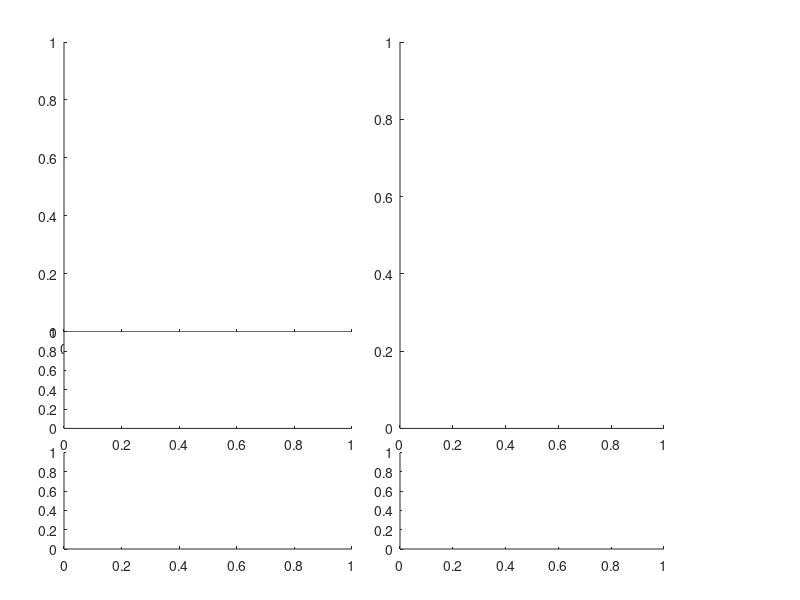

This chart was generated by the following MATLAB code: (Note: this script raises an error after producing the figure.)

cd('/home/alejandro/Paper4/')
%% FIGURE 1

clearvars -except folder
close all

% Initialize figure
figure_num = 1;
figure(figure_num); clf;

% Layout parameters
left_margin = 0.08;
width = 0.36;
horizontal_spacing = 0.06;
vertical_spacing = 0.04;
bottom_margin = 0.085;
top_margin = 0.03;
height_total = 1 - bottom_margin - top_margin - 2 * vertical_spacing;

% Set figure size (comment/uncomment to change)
set(gcf, 'color', 'w', 'position', [1759, 6, 670, 550])

% Initialize axes handles
clear handles
handles(1) = axes('position', [left_margin, bottom_margin + 1*vertical_spacing + 2*height_total/5, width, 3*height_total/5]);
handles(2) = axes('position', [left_margin, bottom_margin + 1*(vertical_spacing + height_total/5), width, height_total/5]);
handles(3) = axes('position', [left_margin, bottom_margin + 0*(vertical_spacing + height_total/5), width, height_total/5]);
handles(4) = axes('position', [left_margin + width + horizontal_spacing, bottom_margin + vertical_spacing + height_total/5, width - horizontal_spacing/2, 4*height_total/5]);
handles(5) = axes('position', [left_margin + width + horizontal_spacing, bottom_margin, width - horizontal_spacing/2, height_total/5]);

font_size = 12;
% Select dataset and load timeline data
load('./Data/Language/TIMELINE_American_3')
year_start_dataset = 1820;

% Time range for analysis
year_start = 1820;
year_end = 2019;
years = year_start:year_end;

% Extract data within selected years
smoothed_data = [TIMELINE.smoothed];
oscillations = smoothed_data((year_start - year_start_dataset + 1):(year_end - year_start_dataset + 1), :);

trends_data = [TIMELINE.trend];
trends = trends_data((year_start - year_start_dataset + 1):(year_end - year_start_dataset + 1), :);

relative_frequency = [TIMELINE.freqrel];
freq_rel = relative_frequency((year_start - year_start_dataset + 1):(year_end - year_start_dataset + 1), :);

word_list = {TIMELINE.word};

% PANEL A: Relative frequency time series
set(gcf, 'currentaxes', handles(1)); hold on

% Words to analyze
selected_words = {'time', 'work', 'god'};
word_indices = find(ismember(word_list, selected_words));

% Custom colors (can be updated)
colors = ones(3) .* [0.3; 0.5; 0.65];
x_text_offset = 1960;
highlight_color = LoadFunc.Colores('American');

% Plot frequency and trend
for i = 1:length(word_indices)
    word = word_list{word_indices(i)};
    plot(years, freq_rel(:, word_indices(i)), ...
        'linewidth', 1.5, ...
        'color', colors(i,:), ...
        'displayname', word)

    trend_plot = plot(years, trends(:, word_indices(i)), ...
        'linewidth', 1.25, ...
        'color', highlight_color);

    nomuestranlegend(trend_plot);
end

ylabel('Relative word usage')
xticklabels({})
xlim([year_start, year_end + 1])
xticks(year_start:40:2020)
ylim([0E-3, 1.75E-3])
yticks((0.4:0.4:2) * 1E-3)
set(gca, 'YGrid', 'off', 'XGrid', 'on', 'fontsize', font_size)
box on

% Add labels near curves
text(1940, 1.57e-3, 'time', 'fontsize', 10)
text(1940, 0.96e-3, 'work', 'fontsize', 10)
text(1940, 0.3e-3, 'god', 'fontsize', 10)

% PANEL B: Oscillations
set(gcf, 'currentaxes', handles(2)); hold on

colors = ones(3) .* [0.4; 0.6; 0.7];
for i = 1:length(word_indices)
    signal = oscillations(:, word_indices(i)) - mean(oscillations(:, word_indices(i)));
    plot(years, signal, 'linewidth', 1.5, ...
        'color', colors(i,:), ...
        'displayname', word_list{word_indices(i)})
end

xticklabels({})
ylabel('Oscillations')
xlim([year_start, year_end + 1])
xticks(year_start:40:2020)
set(gca, 'YGrid', 'off', 'XGrid', 'on', 'fontsize', font_size, 'ytick', [])
ylim([-2, 2] * 1E-4)
box off

% Add vertical borders
y_lims = ylim;
x_lims = xlim;
line([x_lims(2) x_lims(2)], [y_lims(1), y_lims(2)*1.01], 'Color', 'k', 'LineWidth', 0.5)
line([x_lims(1) x_lims(1)], [y_lims(1), y_lims(2)*1.01], 'Color', 'k', 'LineWidth', 0.5)

% PANEL C: GDP growth
set(gcf, 'currentaxes', handles(3))

load('./Data/Econo/SerieParaGranger', 'GrowthGDPFiltrada', 'anios', 'GrowthGDPCruda')
valid_years = anios < 2020;
plot(anios(valid_years), GrowthGDPCruda(valid_years), 'k', 'linewidth', 1.5)

xlim([year_start, year_end + 1])
xticks(year_start:40:2020)
set(gca, 'YGrid', 'off', 'XGrid', 'on', 'fontsize', font_size)
yticklabels({})
ylabel('GDP rate')
xlabel('Year')
box on

% PANEL D: Word spectrum across languages
set(gcf, 'currentaxes', handles(4)); hold on

load('./Data/Language/DataLPCAll_50')
period_range = [1/200, 1/5];
languages_order = {'COHA', 'American', 'British', 'German', 'French', 'Spanish', 'Italian'};
vertical_offsets = [4.3, 2, 0, -1, -2, -3, -4];

for i = 1:length(languages_order)
    lang = languages_order{i};
    color = LoadFunc.Colores(lang);
    mask = ismember({M.base}, lang);

    if isfield(M, 'xLPC')
        freq = M(mask).xLPC;
        power = M(mask).yLPC;
    else
        freq = M(mask).xtrend;
        power = M(mask).ytrend;
    end

    plot(1 ./ freq, power + vertical_offsets(i), ...
        'color', color, ...
        'linewidth', 2.1, ...
        'displayname', lang)
end

set(gca, 'ycolor', 'k', 'fontsize', font_size, ...
         'ytick', [], 'xscale', 'log')
xlim([5, 50])
xticks(sort([50, 30, 18, 12, 9, 6, 5]))
xticklabels({})
ylim([-4, 5.75])
ylabel('Spectral power (arb. units)')
grid on
box on

% Reference vertical lines (periods)
ref_lines = [12, 9];
for val = ref_lines
    pp = line([val val], ylim, 'linestyle', '--', 'color', [0.5 0.5 0.5]);
    nomuestranlegend(pp);
end

legend({}, 'location', 'south', 'Box', 'off', 'EdgeColor', 'none', ...
       'position', [0.84, 0.3, 0.1594, 0.174]);

% PANEL E: GDP spectrum
set(gcf, 'currentaxes', handles(5)); hold on

load('./Data/Econo/SerieParaGranger', 'GrowthGDPCruda', 'anios')
[freqs, spectrum] = HaceLPC(GrowthGDPCruda, 50, 1, 512);
spectrum_normalized = spectrum / 10;

plot(1 ./ freqs, spectrum_normalized + 5.5, ...
    'color', 'k', ...
    'linewidth', 2, ...
    'displayname', 'GDP')

for val = ref_lines
    pp = line([val val], ylim, 'linestyle', '--', 'color', [0.5 0.5 0.5]);
    nomuestranlegend(pp);
end

xlim([5, 50])
xticks(sort([50, 30, 18, 12, 9, 6, 5]))
xlabel('Period (years)')
set(gca, 'ycolor', 'k', 'fontsize', font_size, 'ytick', [], 'xscale', 'log')
grid on
box on
ylim([4.5, 6.6])

% Panel Labels: Add "a", "b", ...
AxesH = axes('Parent', gcf, ...
    'Units', 'normalized', ...
    'Position', [0, 0, 1, 1], ...
    'Visible', 'off', ...
    'XLim', [0, 1], ...
    'YLim', [0, 1], ...
    'NextPlot', 'add');

panel_labels = 'abc';
for panel_idx = 1:2
    if panel_idx == 1
        pos = get(handles(panel_idx), 'position');
    else
        pos = get(handles(panel_idx + 2), 'position');
    end

    if panel_idx == 2
        x_label_pos = pos(1) - 0.025;
    else
        x_label_pos = pos(1) - 0.08;
    end

    y_label_pos = pos(2) + pos(4) + 0.04;
    text(x_label_pos, y_label_pos, panel_labels(panel_idx), 'fontsize', 20)
end

% Save figure
print_pdf('./figs/FiguraIntro2.pdf',gcf)
% exportgraphics(gcf, './figs/FiguraIntro.pdf', 'ContentType', 'vector')


%% Figure 2: Community size distribution and wordclouds
clear all
close all

figure_num = 2;
figure(figure_num); clf
set(gcf, 'color', 'w', 'position', [10, 100, 1374, 757])

clear handles
handles = nan(19, 1);

% Main panel
left_margin = 0.06;
main_width = 0.31;
horizontal_spacing = 0.02;
bottom_margin = 0.1;
main_height = 0.85;
handles(1) = axes('position', [left_margin, bottom_margin, main_width, main_height]);

% Wordcloud + oscillation subpanels
small_width = 0.18;
small_height = 0.23;
start_x = 0.38;
start_y = 0.75;
vertical_spacing = 0.09;
for j = 1:9
    handles(j + 1) = axes('position', ...
        [start_x + mod(j-1,3)*(small_width + horizontal_spacing), ...
         start_y + floor((j-1)/3)*(-small_height - vertical_spacing), ...
         small_width, small_height]);

    handles(j + 10) = axes('position', ...
        [start_x + mod(j-1,3)*(small_width + horizontal_spacing), ...
         start_y + floor((j-1)/3)*(-small_height - vertical_spacing) - small_height*0.28, ...
         small_width, small_height*0.6]);
end

% Main panel: community size distributions
font_size = 16;
gamma = 1.18;
window_width = 199;
corpora = {'COHA', 'British', 'German', 'French', 'Spanish', 'Italian', 'American'};

pp = [];
for i = 1:length(corpora)
    corpus = corpora{i};
    color = LoadFunc.Colores(corpus);

    load(sprintf('./Data/Language/TIMELINE_%s_3', corpus))
    load(sprintf('./Data/Language/Partitions/Particion_%s_3', corpus))

    set(gcf, 'currentaxes', handles(1)); hold on

    Part = SS([SS.ancho] == window_width).todo;
    Part = Part([Part.gamma] == gamma).Particion;

    community_sizes = calcularTamanosComunidadesPorTiempo(Part);
    community_sizes = sort(community_sizes, 'descend');

    pp(end+1) = plot(1:length(community_sizes), community_sizes, '-o', ...
        'linewidth', 2, ...
        'color', color, ...
        'displayname', corpus, ...
        'markerfacecolor', color);

    % Power law fit on top 100
    x_fit = log10(1:length(community_sizes));
    y_fit = log10(community_sizes);
    keep = (1:length(community_sizes)) <= 100;
    x_fit = x_fit(keep);
    y_fit = y_fit(keep);

    params = polyfitn(x_fit, y_fit, 1);
    slope = params.Coefficients(1);
    intercept = params.Coefficients(2);
    r_squared = params.R2;

    fprintf('%s. Slope = %1.3f +/- %1.3f - R² = %1.3f\n', ...
        corpus, slope, params.ParameterStd(2), r_squared)
end

set(gca, 'xscale', 'log', 'yscale', 'log', 'fontsize', font_size)
xlabel('Rank')
ylabel('Community size')
legend(pp([1 7 2:6]), 'location', 'southwest')%, 'Box', 'off', 'EdgeColor', 'none')
legend boxoff
legend({},'Edgecolor','none')
xlim([1 500])
ylim([5 400])
yticks(10.^(0:3))
yticklabels({'', '10^1', '10^2', '10^3'})
grid on
box on

% Wordclouds and oscillations for selected communities
corpus = 'American';
color = LoadFunc.Colores(corpus);
load(sprintf('./Data/Language/TIMELINE_%s_3', corpus))
load(sprintf('./Data/Language/Partitions/Particion_%s_3', corpus))

Part = SS([SS.ancho] == window_width).todo;
Part = Part([Part.gamma] == gamma).Particion;
community_sizes = calcularTamanosComunidadesPorTiempo(Part);
[community_sizes, sorted_indices] = sort(community_sizes, 'descend');

selected_comms = [1 2 3 5 6 13 22 26 37];
max_words = 100;
year_start = 1820;
year_end = 2019;
counter = 1;

for comm_idx = selected_comms
    is_in_comm = Part == sorted_indices(comm_idx);
    
    % Wordcloud panel
    set(gcf, 'currentaxes', handles(counter + 1));
    set(gca, 'Color', 'none')

    words = {TIMELINE(is_in_comm).word};
    freqs = [TIMELINE(is_in_comm).tot] / max([TIMELINE(is_in_comm).tot]);
    wc_colors = repmat([0 0 0], [length(words) 1]);

    h = wordcloud(words, freqs, 'maxdisplaywords', max_words, 'shape', 'oval', 'color', wc_colors);
    handles(counter + 1) = h;
    uistack(handles(counter + 1), 'bottom');

    % Oscillation panel
    set(gcf, 'currentaxes', handles(counter + ceil(length(handles)/2))); hold on
    osc_data = [TIMELINE(is_in_comm).smoothed];
    osc_data = osc_data - mean(osc_data);

    if ismember(comm_idx, [1 3 13 22 26 37])
        % Remove dominant oscillations for clarity
        [~, max_col] = max(max(abs(osc_data)));
        osc_data(:, max_col) = [];
        if comm_idx == 22
            [~, max_col] = max(max(abs(osc_data)));
            osc_data(:, max_col) = [];
        end
    end

    for col = 1:size(osc_data, 2)
        h = plot(year_start:year_end, osc_data(:, col));
        h.Color = [h.Color 0.3];  % Add 30% opacity
    end

    box off
    ylim([-1, 1] * max(abs(ylim)))
    xlim([1819, 2020])
    xticks(1820:40:2020)
    set(gca, 'TickLength', [0.02, 0.02], ...
             'ytick', [], ...
             'ycolor', 'w', ...
             'color', 'none', ...
             'xticklabels', [])

    if comm_idx == 26
        xlabel('Year', 'fontsize', 16);
        xt = get(gca, 'XTick');
        for i = 1:length(xt)
            text(xt(i), ylim(gca) * [1; 0] + 0.23 * range(ylim(gca)), ...
                num2str(xt(i)), ...
                'HorizontalAlignment', 'center', ...
                'VerticalAlignment', 'top');
        end
    end

    counter = counter + 1;

    % Highlight selected community in main plot
    set(gcf, 'currentaxes', handles(1));
    pp = scatter(comm_idx, community_sizes(comm_idx), 200, color, 'filled');
    nomuestranlegend(pp);
    text(comm_idx, community_sizes(comm_idx), num2str(comm_idx), ...
        'Color', 'w', ...
        'HorizontalAlignment', 'center', ...
        'FontSize', 10, ...
        'FontWeight', 'bold')
end

% Overlay text labels for wordclouds
AxesH = axes('Parent', gcf, ...
    'Units', 'normalized', ...
    'Position', [0, 0, 1, 1], ...
    'Visible', 'off', ...
    'XLim', [0, 1], ...
    'YLim', [0, 1], ...
    'NextPlot', 'add');

for i = 1:length(selected_comms)
    pos = get(handles(i + ceil(length(handles)/2)), 'position');
    x_pos = pos(1) + 0.01;
    y_pos = pos(2) + 0.28;
    pp = scatter(x_pos, y_pos, 200, LoadFunc.Colores('American'), 'filled');
    nomuestranlegend(pp);
    text(x_pos, y_pos, num2str(selected_comms(i)), ...
        'fontsize', 10, ...
        'fontweight', 'bold', ...
        'color', 'w', ...
        'horizontalalignment', 'center', ...
        'verticalalignment', 'middle');
end

% Export figure
% exportgraphics(gcf, './figs/FiguraComs.pdf', 'ContentType', 'vector')
print_pdf('./figs/FiguraComs2.pdf',gcf)

%% Figure 3: Histogram by corpus and semantic domain
clearvars -except folder
close all

figure_num = 3;
figure(figure_num); clf
clear handles

set(gcf, 'color', 'w', 'position', [1628, 125, 840, 450])

% Layout settings
left_margin = 0.07;
right_margin = 0.02;
bottom_margin = 0.08;
top_margin = 0.07;
horizontal_spacing = 0.08;
width = 1 - left_margin - right_margin - horizontal_spacing;
height = 1 - bottom_margin - top_margin;

% Axes for panels A and B
handles(1) = axes('position', [left_margin, bottom_margin, width/3, height]);
handles(2) = axes('position', [left_margin + width/3 + horizontal_spacing, bottom_margin, 2*width/3, height]);

font_size = 12;
colors = lines(4);
colors(3,:) = colors(4,:);
colors(4,:) = [];

% PANEL A: By corpus
set(gcf, 'currentaxes', handles(1)); hold on
load('./Data/Econo/DataFig3_Bases')

labels = {Results.Base};
LcE   = ([Results.LcE] / length(lags));
Feed  = ([Results.Feed] / length(lags));
EcL   = ([Results.EcL] / length(lags));
None  = ([Results.Nada] / length(lags));
n_communities = sum([Results.Cuantas]);

fprintf('W → E: %1.1f%%\n', sum(LcE) / n_communities * 100)
fprintf('Bidirectional: %1.1f%%\n', sum(Feed) / n_communities * 100)
fprintf('E → W: %1.1f%%\n', sum(EcL) / n_communities * 100)
fprintf('Unrelated: %1.1f%%\n', sum(None) / n_communities * 100)

data = [LcE', Feed', EcL'];

b = bar(data, 'stacked', 'edgecolor', 'none');
b(1).FaceColor = colors(1,:);
b(2).FaceColor = colors(3,:);
b(3).FaceColor = colors(2,:);

bar([Results.Cuantas], 'stacked', 'edgecolor', 'k', 'facecolor', 'none');

xticks(1:length(labels));
for i = 1:length(labels)
    label = labels{i};
    count = Results(i).Cuantas;
    label_with_count = sprintf('%s (%i)', label, count);
    text(i, Results(i).Cuantas + 1, label_with_count, 'rotation', 90, 'fontsize', font_size)
end

xticklabels({});
xlabel('Language')
ylabel('Community count');
xlim([0.5, length(labels) + 0.7])
ylim([0, 43])
set(gca, 'fontsize', font_size)
box on

% PANEL B: By semantic domain
load('./Data/Econo/DataFig3_Campos', 'CampMain', 'lags', 'orden')
set(gcf, 'currentaxes', handles(2)); hold on

[~, order_indices] = ismember(orden, {CampMain.campo});
labels = {CampMain(order_indices).campo};

LcE   = [CampMain(order_indices).LcE] / length(lags) * 100;
Feed  = [CampMain(order_indices).Feed] / length(lags) * 100;
EcL   = [CampMain(order_indices).EcL] / length(lags) * 100;

nada = zeros(size(Feed));
data = [nada', Feed', EcL', LcE'];

b = bar(data, 'stacked', 'edgecolor', 'none');
colors = lines(4);
b(2).FaceColor = colors(4,:);
b(3).FaceColor = colors(2,:);
b(4).FaceColor = colors(1,:);
b(1).FaceColor = [1, 1, 1];
b(1).EdgeColor = [0, 0, 0];

xticks(1:length(labels));
for i = 1:length(labels)
    label = labels{i};
    count = CampMain(strcmp({CampMain.campo}, label)).count;
    label_with_count = sprintf('%s (%i)', label, count);
    text(i, sum(data(i,:)) + 2, label_with_count, 'rotation', 90, 'fontsize', font_size)
end

xticklabels('');
xlabel('Semantic domain')
legend([b(3), b(2), b(4), b(1)], ...
    {'E → W', 'W ↔ E', 'W → E', 'W     E'}, ...
    'location', 'northwest');

ylabel('Lag percentage')
xlim([0.5, length(labels) + 0.7])
ylim([0, 95])
set(gca, 'fontsize', font_size)
box on

% Panel labels ("a", "b")
AxesH = axes('Parent', gcf, ...
    'Units', 'normalized', ...
    'Position', [0, 0, 1, 1], ...
    'Visible', 'off', ...
    'XLim', [0, 1], ...
    'YLim', [0, 1], ...
    'NextPlot', 'add');
labels_ab = 'ab';
for i = 1:length(labels_ab)
    pos = get(handles(i), 'position');
    x_label = pos(1) - 0.055;
    y_label = pos(2) + pos(4) + 0.04;
    text(x_label, y_label, labels_ab(i), 'fontsize', 20)
end

% Export
% exportgraphics(gcf, './figs/FiguraHistBasesSem.pdf', 'ContentType', 'vector')
print_pdf('./figs/FiguraHistBasesSem2.pdf',gcf)

%% Figure 4: Individual fits and Hopf bifurcation
clear all
close all

figure_num = 3;
figure(figure_num); clf
clear handles

set(gcf, 'color', 'w', 'position', [100, 125, 900, 481])

% Axes layout
left_margin = 0.07;
width_main = 0.395;
horizontal_spacing = 0.015;
vertical_spacing = 0.04;
bottom_margin = 0.12;
height_main = 0.7;

handles(1) = axes('position', [left_margin, bottom_margin, width_main, height_main]); % scatter r vs tau
handles(2) = axes('position', [left_margin + width_main, bottom_margin, width_main/4, height_main]); % tau hist
handles(3) = axes('position', [left_margin, bottom_margin + height_main, width_main, height_main/4]); % r hist

% 3 panels for individual fits
hfit_height = (height_main - 2*vertical_spacing)/3;
for i = 1:3
    handles(3 + i) = axes('position', ...
        [left_margin + width_main*5/4 + horizontal_spacing, ...
         bottom_margin + (3 - i)*(hfit_height + vertical_spacing), ...
         width_main, hfit_height]);
end

rmin = 0.1; rmax = 2.5;
taumin = 0.5; taumax = 12;
font_size = 12;
years = 1820:2019;

set(gcf, 'currentaxes', handles(1)); hold on

% Add images (amortiguado & hopf)
image_dir = './figs/AuxImgs/';
axes('position', [.09, .169, .11, .16]);
I = importdata([image_dir 'Imagen1.png']);
h = image(I.cdata);
set(gca, 'xcolor', 'none', 'ycolor', 'none', 'color', 'none')
set(h, 'AlphaData', I.alpha);

axes('position', [.25, .4, .11, .16]);
I = importdata([image_dir 'Imagen3.png']);
h = image(I.cdata);
set(gca, 'xcolor', 'none', 'ycolor', 'none', 'color', 'none')
set(h, 'AlphaData', I.alpha);

% Plot r vs tau scatter and marginals
transparency = 0.3;
selected_corpora = {'COHA', 'German', 'Spanish'};
selected_words = {'body', 'aufmerksamkeit', 'crítico'};

for i = 1:length(selected_corpora)
    corpus = selected_corpora{i};
    word = selected_words{i};
    color = LoadFunc.Colores(corpus);

    load(sprintf('./Data/Language/TIMELINE_%s_3', corpus))
    load(sprintf('./Data/Language/Fits/%sFitsAnalisis2', corpus))

    ratio = [M.RazonSuma];
    Params = [M.ParamsSuma];
    valid = ratio > 0.75 & ratio < 4/3;

    rs_fit = Params(1, valid);
    taus_fit = Params(2, valid);
    M2 = M(valid);

    % Main scatter r vs tau
    set(gcf, 'currentaxes', handles(1))
    scatter(rs_fit, taus_fit, 30, color, 'filled', ...
        'MarkerFaceAlpha', transparency, ...
        'MarkerEdgeAlpha', transparency, ...
        'displayname', corpus)
    xlabel('Growth rate r (1/years)', 'fontsize', font_size)
    ylabel('Delay \tau (years)', 'fontsize', font_size)
    xlim([rmin rmax])
    ylim([taumin taumax])
    xticks(0.5:0.5:rmax)
    yticks(2:2:taumax)
    box on
    legend({},'EdgeColor', 'none')

    % Summary stats
    fprintf('%s r = %1.4f ± %1.4f\n', corpus, mean(rs_fit), std(rs_fit))
    fprintf('%s tau = %1.4f ± %1.4f\n', corpus, mean(taus_fit), std(taus_fit))
    fprintf('%s valid: %1.1f%%\n', corpus, length(M2)/length(M)*100)

    % Tau histogram
    set(gcf, 'currentaxes', handles(2)); hold on
    bins = linspace(taumin, taumax * 1.01, 15);
    [counts, edges] = histcounts(taus_fit, bins);
    edges = edges(2:end) - diff(edges(1:2))/2;
    xq = linspace(edges(1), edges(end), 1000);
    plot(spline(edges, counts, xq), xq, 'color', color, 'linewidth', 2)
    fill(spline(edges, counts, xq), xq, color, 'FaceAlpha', 0.3, 'edgecolor', color)
    set(gca, 'xtick', [], 'ytick', [], 'xcolor', 'w')
    ylim([taumin taumax])

    % r histogram
    set(gcf, 'currentaxes', handles(3)); hold on
    bins = linspace(rmin, rmax * 1.01, 15);
    [counts, edges] = histcounts(rs_fit, bins);
    edges = edges(2:end) - diff(edges(1:2))/2;
    xq = linspace(edges(1), edges(end), 1000);
    plot(xq, spline(edges, counts, xq), 'color', color, 'linewidth', 2)
    area(xq, spline(edges, counts, xq), 'FaceColor', color, 'FaceAlpha', 0.3, 'EdgeColor', color)
    set(gca, 'xtick', [], 'ytick', [], 'ycolor', 'w')
    xlim([rmin rmax])

    % Individual fit plot
    set(gcf, 'currentaxes', handles(3 + i)); hold on
    indw = find(ismember({TIMELINE.word}, word));
    series = TIMELINE(indw).trend + TIMELINE(indw).smoothed;
    plot(years, series, 'k', 'linewidth', 1.5, 'displayname', 'Experimental')

    indm2 = find(ismember({M2.word}, word));
    plot(years, M2(indm2).SolSuma, 'color', color, 'linewidth', 1.5, 'displayname', 'Model')
    xlim([years(1)-1, years(end)+1])
    xticks(1820:40:2020)
    set(gca, 'xgrid', 'on', 'ygrid', 'on', 'fontsize', font_size)
    box on

    if i == 1
        xticklabels({})
        ylim([1.5 6]*1E-4)
        yticks([2 5]*1E-4)
        yticklabels([2 5])
        text(1820, 6.4E-4, 'x10^{-4}', 'fontsize', font_size-1)
    elseif i == 2
        xticklabels({})
        yticks([4 7]*1E-5)
        yticklabels([4 7])
        ylabel('Word usage', 'fontsize', font_size)
        text(1820, 8.42E-5, 'x10^{-5}', 'fontsize', font_size-1)
    else
        ylim([0 3.2]*1E-5)
        yticks([1 3]*1E-5)
        yticklabels([1 3])
        text(1820, 3.5E-5, 'x10^{-5}', 'fontsize', font_size-1)
        xlabel('Year')
    end
end

% Add Hopf bifurcation curves
set(gcf, 'currentaxes', handles(1))
xx = 0:0.01:rmax;
plot(xx, 4 ./ xx, 'k', 'linewidth', 1.5, 'HandleVisibility', 'off');
plot(xx, 8 ./ (27 .* xx), 'k', 'linewidth', 1.5, 'HandleVisibility', 'off');

% Mark selected points
for i = 1:length(selected_corpora)
    corpus = selected_corpora{i};
    word = selected_words{i};
    color = LoadFunc.Colores(corpus);
    load(sprintf('./Data/Language/Fits/%sFitsAnalisis2', corpus))
    ratio = [M.RazonSuma];
    valid = ratio > 0.75 & ratio < 4/3;
    M2 = M(valid);
    indm2 = find(ismember({M2.word}, word));
    params = M2(indm2).ParamsSuma;
    scatter(params(1), params(2), 50, color, 'filled',...
        'MarkerEdgeColor', 'k', 'HandleVisibility', 'off');
end
set(gca, 'fontsize', font_size)

% Panel labels
AxesH = axes('Parent', gcf, ...
  'Units', 'normalized', ...
  'Position', [0, 0, 1, 1], ...
  'Visible', 'off', ...
  'XLim', [0, 1], ...
  'YLim', [0, 1], ...
  'NextPlot', 'add');

labels = 'ab';
for i = 1:length(labels)
    pos = get(handles(i), 'position');
    if i == 2
        x_pos = pos(1) + 0.075;
    else
        x_pos = pos(1) - 0.03;
    end
    y_pos = pos(2) + pos(4) + 0.06;
    text(x_pos, y_pos, labels(i), 'fontsize', 20)
end

% Export
% exportgraphics(gcf, './figs/FiguraHopf.pdf', 'ContentType', 'vector')
print_pdf('./figs/FiguraHopf2.pdf',gcf)


%% Figure 4: Individual fits and Hopf bifurcation. version 2
clear all
close all

figure_num = 3;
figure(figure_num); clf
clear handles

set(gcf, 'color', 'w', 'position', [100, 125, 900, 481])

% Axes layout
left_margin = 0.07;
width_main = 0.395;
horizontal_spacing = 0.015;
vertical_spacing = 0.04;
bottom_margin = 0.12;
height_main = 0.7;

handles(1) = axes('position', [left_margin, bottom_margin, width_main, height_main]); % scatter r vs tau
handles(2) = axes('position', [left_margin + width_main, bottom_margin, width_main/4, height_main]); % tau hist
handles(3) = axes('position', [left_margin, bottom_margin + height_main, width_main, height_main/4]); % r hist

% 3 panels for individual fits
hfit_height = (height_main - 2*vertical_spacing)/3;
for i = 1:3
    handles(3 + i) = axes('position', ...
        [left_margin + width_main*5/4 + horizontal_spacing, ...
         bottom_margin + (3 - i)*(hfit_height + vertical_spacing), ...
         width_main, hfit_height]);
end

rmin = 0.1; rmax = 2.5;
taumin = 0.5; taumax = 12;
font_size = 12;
years = 1820:2019;

set(gcf, 'currentaxes', handles(1)); hold on

% Add images (amortiguado & hopf)
image_dir = './figs/AuxImgs/';
axes('position', [.09, .169, .11, .16]);
I = importdata([image_dir 'Imagen1.png']);
h = image(I.cdata);
set(gca, 'xcolor', 'none', 'ycolor', 'none', 'color', 'none')
set(h, 'AlphaData', I.alpha);

axes('position', [.25, .4, .11, .16]);
I = importdata([image_dir 'Imagen3.png']);
h = image(I.cdata);
set(gca, 'xcolor', 'none', 'ycolor', 'none', 'color', 'none')
set(h, 'AlphaData', I.alpha);

selected_corpora = {'COHA', 'German', 'Spanish'};
rs_all = [];
taus_all = [];
colores = [];
for i = 1:length(selected_corpora)
    corpus = selected_corpora{i};
    color = LoadFunc.Colores(corpus);

    load(sprintf('./Data/Language/TIMELINE_%s_3', corpus))
    load(sprintf('./Data/Language/Fits/FitsAnalisis%sBest2', corpus))

    Params = [M.params];
    rs_fit = Params(1, :);
    taus_fit = Params(2, :);
    
    near_hopf = taus_fit<=5./rs_fit & taus_fit>=3./rs_fit; 
    Value = [M.valor];
    valid = true(1,length(M));
%     valid = Value>=quantile(Value,0.8);

    rs_all(end+1:end+sum(valid)) = Params(1, valid);
    taus_all(end+1:end+sum(valid)) = Params(2, valid);
    color = repmat(color,[sum(valid) 1]);
    colores = [colores;color];
    
    %Summary stats
    fprintf('%s r = %1.4f ± %1.4f\n', corpus, mean(Params(1, valid)), std(Params(1, valid)))
    fprintf('%s tau = %1.4f ± %1.4f\n', corpus, mean(Params(2, valid)), std(Params(2, valid)))
    fprintf('%s near hopf: %1.1f%%\n', corpus, sum(near_hopf)/length(M)*100)

end

% Plot r vs tau scatter and marginals
transparency = 0.1;
dotsize = 20;
azar = randperm(length(rs_all));
ruido = 0.95+(1.05-0.95).*rand(1,length(rs_all));
% azar = 1:length(rs_fit);

% Main scatter r vs tau
set(gcf, 'currentaxes', handles(1))
scatter(rs_all(azar).*ruido, taus_all(azar).*ruido, dotsize,...
    colores(azar,:), 'filled', ...
    'MarkerFaceAlpha', transparency, ...
    'MarkerEdgeAlpha', transparency, ...
    'HandleVisibility', 'off')
for i = 1:length(selected_corpora)
    corpus = selected_corpora{i};
    color = LoadFunc.Colores(corpus);
    scatter(0, 0, dotsize, color, 'filled', ...
        'displayname', corpus)
end
xlabel('Growth rate r (1/years)', 'fontsize', font_size)
ylabel('Delay \tau (years)', 'fontsize', font_size)
xlim([rmin rmax])
ylim([taumin taumax])
xticks(0.5:0.5:rmax)
yticks(2:2:taumax)
box on
legend({},'EdgeColor', 'none')

% Add Hopf bifurcation curves
xx = 0:0.01:rmax;
plot(xx, 4 ./ xx, 'k', 'linewidth', 1.5, 'HandleVisibility', 'off');
plot(xx, 8 ./ (27 .* xx), 'k', 'linewidth', 1.5, 'HandleVisibility', 'off');


selected_words = {'body', 'aufmerksamkeit', 'crítico'};

for i = 1:length(selected_corpora)
    corpus = selected_corpora{i};
    word = selected_words{i};
    color = LoadFunc.Colores(corpus);

    load(sprintf('./Data/Language/TIMELINE_%s_3', corpus))
    load(sprintf('./Data/Language/Fits/FitsAnalisis%sBest2', corpus))

    Params = [M.params];
    valid = true(1,length(M));

    rs_fit = Params(1, valid);
    taus_fit = Params(2, valid);

    % Tau histogram
    set(gcf, 'currentaxes', handles(2)); hold on
    bins = linspace(taumin, taumax * 1.01, 15);
    [counts, edges] = histcounts(taus_fit, bins);
    edges = edges(2:end) - diff(edges(1:2))/2;
    xq = linspace(edges(1), edges(end), 1000);
    xq = linspace(taumin, taumax, 1000);
    plot(spline(edges, counts, xq), xq, 'color', color, 'linewidth', 2)
    fill(spline(edges, counts, xq), xq, color, 'FaceAlpha', 0.3, 'edgecolor', color)
    set(gca, 'xtick', [], 'ytick', [], 'xcolor', 'w')
    ylim([taumin taumax])
    xlim([30 2080])

    % r histogram
    set(gcf, 'currentaxes', handles(3)); hold on
    bins = linspace(rmin, rmax * 1.01, 15);
    [counts, edges] = histcounts(rs_fit, bins);
    edges = edges(2:end) - diff(edges(1:2))/2;
    xq = linspace(edges(1), edges(end), 1000);
    xq = linspace(rmin, 3, 1000);
    plot(xq, spline(edges, counts, xq), 'color', color, 'linewidth', 2)
    area(xq, spline(edges, counts, xq), 'FaceColor', color, 'FaceAlpha', 0.3, 'EdgeColor', color)
    set(gca, 'xtick', [], 'ytick', [], 'ycolor', 'w')
    xlim([rmin+.06 rmax-.05])

    % Individual fit plot
    set(gcf, 'currentaxes', handles(3 + i)); hold on
    indw = find(ismember({TIMELINE.word}, word));
    series = TIMELINE(indw).trend + TIMELINE(indw).smoothed;
    plot(years, series, 'k', 'linewidth', 1.5, 'displayname', 'Experimental')

    indm = find(ismember({M.word}, word));
    plot(years, M(indm).sol, 'color', color, 'linewidth', 1.5, 'displayname', 'Model')
    xlim([years(1)-1, years(end)+1])
    xticks(1820:40:2020)
    set(gca, 'xgrid', 'on', 'ygrid', 'on', 'fontsize', font_size)
    box on

    if i == 1
        xticklabels({})
        ylim([1.5 6]*1E-4)
        yticks([2 5]*1E-4)
        yticklabels([2 5])
        text(1820, 6.4E-4, 'x10^{-4}', 'fontsize', font_size-1)
    elseif i == 2
        xticklabels({})
        yticks([4 7]*1E-5)
        yticklabels([4 7])
        ylabel('Word usage', 'fontsize', font_size)
        text(1820, 8.42E-5, 'x10^{-5}', 'fontsize', font_size-1)
    else
        ylim([0 3.2]*1E-5)
        yticks([1 3]*1E-5)
        yticklabels([1 3])
        text(1820, 3.5E-5, 'x10^{-5}', 'fontsize', font_size-1)
        xlabel('Year')
    end
end

% Mark selected points
set(gcf, 'currentaxes', handles(1))
for i = 1:length(selected_corpora)
    corpus = selected_corpora{i};
    word = selected_words{i};
    color = LoadFunc.Colores(corpus);
    load(sprintf('./Data/Language/Fits/FitsAnalisis%sBest2', corpus))
    valid = 1:length(M);
    M2 = M(valid);
    indm2 = find(ismember({M2.word}, word));
    params = M2(indm2).params;
    scatter(params(1), params(2), 50, color, 'filled',...
        'MarkerEdgeColor', 'k', 'HandleVisibility', 'off');
end
set(gca, 'fontsize', font_size)

% Panel labels
AxesH = axes('Parent', gcf, ...
  'Units', 'normalized', ...
  'Position', [0, 0, 1, 1], ...
  'Visible', 'off', ...
  'XLim', [0, 1], ...
  'YLim', [0, 1], ...
  'NextPlot', 'add');

labels = 'ab';
for i = 1:length(labels)
    pos = get(handles(i), 'position');
    if i == 2
        x_pos = pos(1) + 0.075;
    else
        x_pos = pos(1) - 0.03;
    end
    y_pos = pos(2) + pos(4) + 0.06;
    text(x_pos, y_pos, labels(i), 'fontsize', 20)
end

% Export
% exportgraphics(gcf, './figs/FiguraHopf.pdf', 'ContentType', 'vector')
print_pdf('./figs/FiguraHopf2.pdf',gcf)


%% Supplementary Figure: Granger directions as function of lag
clear all
close all

figure_num = 5;
figure(figure_num); clf
clear handles

set(gcf, 'color', 'w', 'position', [100, 125, 780, 417])

% Layout settings
left_margin = 0.07;
right_margin = 0.03;
bottom_margin = 0.12;
top_margin = 0.05;
horizontal_spacing = 0.07;
vertical_spacing = 0.015;

panel_width = (1 - horizontal_spacing - right_margin - left_margin) / 2;
panel_height = 1 - vertical_spacing - bottom_margin - top_margin;

colors = lines(4);
colors(3,:) = colors(4,:);
colors(4,:) = [1 1 1] * 0.7;

handles(1) = axes('position', [left_margin, bottom_margin, panel_width, panel_height]);
handles(2) = axes('position', [left_margin + panel_width + horizontal_spacing, bottom_margin, panel_width, panel_height]);

% Load data
load('./Data/Econo/DataFigSup_Lags', 'cuantos', 'lags', 'leyendas')

% Smoothing settings
smoothing_window = 7;
x_interp = lags(1):0.01:lags(end);
context_labels = {'(country)', '(global)'};
plot_handles = [];

% Loop over panels
for i = 1:2
    for j = 1:3
        y = squeeze(cuantos(i, j, :));
        set(gcf, 'currentaxes', handles(i)); hold on

        mean_smoothed = spline(lags, movmean(y, smoothing_window), x_interp);
        std_smoothed = spline(lags, movstd(y, smoothing_window), x_interp);

        % Plot mean and shaded std
        plot_handles(j) = plot(x_interp, mean_smoothed, ...
            'displayname', leyendas{j}, ...
            'color', colors(j,:), ...
            'linewidth', 1.5);

        pp = fill([x_interp, fliplr(x_interp)], ...
                  [mean_smoothed + std_smoothed, fliplr(mean_smoothed - std_smoothed)], ...
                  colors(j,:), ...
                  'FaceAlpha', 0.2, ...
                  'EdgeColor', 'none');
        nomuestranlegend(pp);
    end

    % Axis formatting
    set(gcf, 'currentaxes', handles(i)); hold on
    title(['GDP ' context_labels{i}], 'fontweight', 'normal')
    xlabel('Lag (years)')
    if i == 1
        ylabel('Proportion')
    end
    if i == 2
        legend([plot_handles(2), plot_handles(3), plot_handles(1)], ...
               {'E → W', 'W ↔ E', 'W → E'}, ...
               'location', 'north');
        legend boxoff
    end
    grid on
    ylim([0 0.6])
    set(gca, 'fontsize', 12)
end

% Panel labels
AxesH = axes('Parent', gcf, ...
    'Units', 'normalized', ...
    'Position', [0, 0, 1, 1], ...
    'Visible', 'off', ...
    'XLim', [0, 1], ...
    'YLim', [0, 1], ...
    'NextPlot', 'add');

labels = 'ab';
for i = 1:length(labels)
    pos = get(handles(i), 'position');
    x_pos = pos(1) - 0.055;
    y_pos = pos(2) + pos(4) + 0.04;
    text(x_pos, y_pos, labels(i), 'fontsize', 20)
end

% Export
print_pdf('./figs/FiguraLagGranger.pdf', gcf)

%% Supplementary Figure: Hopf bifurcation fits for all corpora (new version)
clearvars -except folder
close all

figure_num = 3;
figure(figure_num); clf
clear handles

set(gcf, 'color', 'w', 'position', [100, 125, 900, 481])

% Layout parameters
left_margin = 0.07;
right_margin = 0.03;
bottom_margin = 0.12;
top_margin = 0.055;
horizontal_spacing = 0.05;
vertical_spacing = 0.12;

panel_width = (1 - left_margin - right_margin - 3 * horizontal_spacing) / 4;
panel_height = (1 - top_margin - bottom_margin - vertical_spacing) / 2;

% Top row: 4 panels
for i = 1:4
    handles(i) = axes('position', ...
        [left_margin + (i - 1)*(horizontal_spacing + panel_width), ...
         bottom_margin + vertical_spacing + panel_height, ...
         panel_width, ...
         panel_height]);
end

% Bottom row: 3 panels (1 wider)
for i = 1:3
    w = panel_width;
    if i == 3
        w = panel_width * 1.4;
    end
    handles(i + 4) = axes('position', ...
        [(panel_width + horizontal_spacing)/2 + left_margin + (i - 1)*(horizontal_spacing + panel_width), ...
         bottom_margin, ...
         w, ...
         panel_height]);
end

% Plot settings
rmin = 0.1; rmax = 2.5;
taumin = 0.5; taumax = 12;
font_size = 12;
years = 1820:2019;
xx = 0:0.01:rmax;

transparency = 0.25;
corpora = {'COHA', 'American', 'British', 'German', 'French', 'Spanish', 'Italian'};

for i = 1:length(corpora)
    corpus = corpora{i};
    color = LoadFunc.Colores(corpus);
    
    load(sprintf('./Data/Language/TIMELINE_%s_3', corpus))
    fit_file = sprintf('./Data/Language/Fits/FitsAnalisis%sBest2.mat', corpus);

    set(gcf, 'currentaxes', handles(i)); hold on
    plot(xx, 4 ./ xx, 'k', 'linewidth', 1.5);     % Hopf curve
    plot(xx, 8 ./ (27 .* xx), 'k', 'linewidth', 1.5);  % Secondary bifurcation line

    load(fit_file, 'M')
    params = [M.params];
    fit_errors = [M.valor];
    r_vals = params(1, :);
    tau_vals = params(2, :);
    [~, order] = sort(fit_errors, 'descend');
    
    % Add small noise to avoid overlapping points
    noise = 0.95 + (1.05 - 0.95) * rand(size(r_vals));
    
    scatter(r_vals(order).*noise, tau_vals(order).*noise, 10, fit_errors(order), ...
        'filled', 'MarkerFaceAlpha', transparency, 'MarkerEdgeAlpha', transparency)

    caxis([-4.5 -3.5])
    xlim([rmin rmax])
    ylim([taumin taumax])
    xticks(0.5:0.5:rmax)
    yticks(2:2:taumax)
    box on
    set(gca, 'fontsize', font_size)
    title(corpus, 'fontweight', 'normal')

    if i == 6
        xlabel('Growth rate r (1/years)', 'fontsize', font_size)
    end
    if i == 1 || i == 5
        ylabel('Delay \tau (years)', 'fontsize', font_size)
    end
    if i == 7
        cb = colorbar;
        ylabel(cb, 'Fitting error');
    end
end

% Export
% print_pdf('./figs/FiguraSupHopfNuevosAjustes.pdf', gcf)
